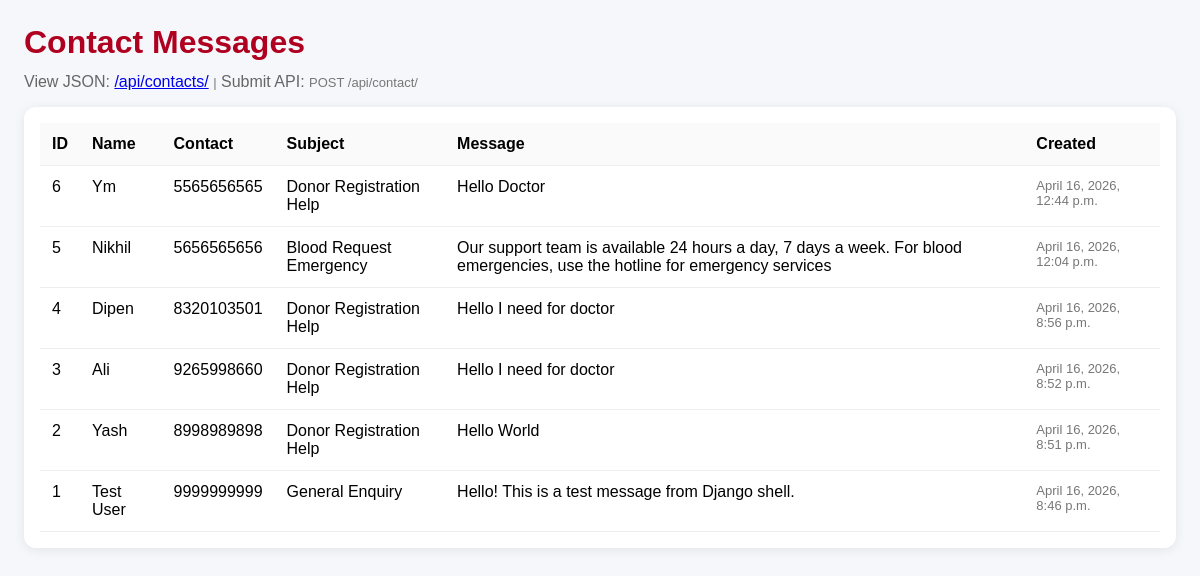
/contacts/, run on the app's committed database.
### contacts/models.py (models this page shows, shortened)
class ContactMessage(models.Model):
    name = models.CharField(max_length=120)
    contact = models.CharField(max_length=150)
    subject = models.CharField(max_length=150, default="General Enquiry")
    message = models.TextField()
    created_at = models.DateTimeField(auto_now_add=True)
    class Meta:
        ordering = ["-id"]

### contacts/views.py (the view)
# urls.py: path("contacts/", views.contacts_list, name="contacts_list"),
def contacts_list(request: HttpRequest):
    messages = ContactMessage.objects.all()[:500]
    return render(request, "contacts/list.html", {"messages": messages})

### contacts/templates/contacts/list.html (shortened to what this page needs)
<!doctype html>
<html lang="en">
  <head>
  </head>
  <body>
    <h1>Contact Messages</h1>
    <p class="muted">
      View JSON: <a href="/api/contacts/">/api/contacts/</a>
      <span class="small">|</span>
      Submit API: <span class="small">POST /api/contact/</span>
    </p>
    <div class="card">
      <table>
        <thead>
          <tr>
            <th>ID</th>
            <th>Name</th>
            <th>Contact</th>
            <th>Subject</th>
            <th>Message</th>
            <th>Created</th>
          </tr>
        </thead>
        <tbody>
          {% if messages %}
            {% for m in messages %}
              <tr>
                <td>{{ m.id }}</td>
                <td>{{ m.name }}</td>
                <td>{{ m.contact }}</td>
                <td>{{ m.subject }}</td>
                <td class="msg">{{ m.message }}</td>
                <td class="small">{{ m.created_at }}</td>
              </tr>
            {% endfor %}
          {% else %}
            <tr><td colspan="6">No messages yet.</td></tr>
          {% endif %}
        </tbody>
      </table>
    </div>
  </body>
</html>

### contacts/templates/contacts/list.html (style rules this page uses)
body { font-family: Arial, sans-serif; margin: 0; padding: 24px; background: #f5f7fb; }
h1 { margin: 0 0 12px; color: #b00020; }
.muted { color: #666; margin: 0 0 16px; }
.card { background: #fff; border-radius: 12px; box-shadow: 0 2px 12px rgba(0,0,0,.08); padding: 16px; overflow-x: auto; }
table { width: 100%; border-collapse: collapse; }
th, td { text-align: left; padding: 12px; border-bottom: 1px solid #eee; vertical-align: top; }
th { background: #fafafa; font-weight: 700; }
.small { font-size: 13px; color: #777; }
.msg { white-space: pre-wrap; }

### data on the page
ContactMessage: id "6", name "Ym", contact "5565656565", subject "Donor Registration Help", message "Hello Doctor", created_at "April 16, 2026, 12:44 p.m."
ContactMessage: id "5", name "Nikhil", contact "5656565656", subject "Blood Request Emergency", message "Our support team is available 24 hours a day, 7 days a week. For blood emergencies, use the hotline for emergency services", created_at "April 16, 2026, 12:04 p.m."
ContactMessage: id "4", name "Dipen", contact "8320103501", subject "Donor Registration Help", message "Hello I need for doctor", created_at "April 16, 2026, 8:56 p.m."
ContactMessage: id "3", name "Ali", contact "9265998660", subject "Donor Registration Help", message "Hello I need for doctor", created_at "April 16, 2026, 8:52 p.m."
ContactMessage: id "2", name "Yash", contact "8998989898", subject "Donor Registration Help", message "Hello World", created_at "April 16, 2026, 8:51 p.m."
ContactMessage: id "1", name "Test User", contact "9999999999", subject "General Enquiry", message "Hello! This is a test message from Django shell.", created_at "April 16, 2026, 8:46 p.m."
